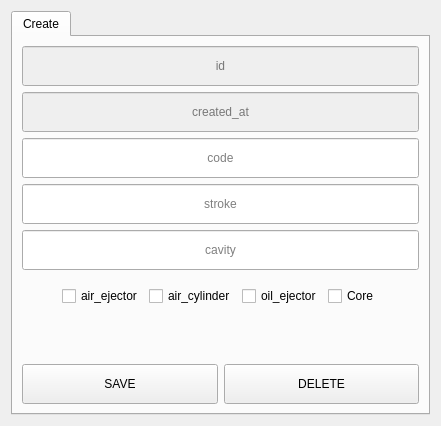
      <widget class="QWidget" name="tab">
       <attribute name="title">
        <string>Molds</string>
       </attribute>
       <layout class="QHBoxLayout" name="horizontalLayout_7">
        <item>
         <widget class="QTabWidget" name="tabWidget_3">
          <property name="currentIndex">
           <number>0</number>
          </property>
          <widget class="QWidget" name="tab_24">
           <attribute name="title">
            <string>Create</string>
           </attribute>
           <layout class="QVBoxLayout" name="verticalLayout_9">
            <item>
             <layout class="QHBoxLayout" name="horizontalLayout_12">
              <property name="spacing">
               <number>6</number>
              </property>
              <item>
               <layout class="QVBoxLayout" name="verticalLayout_12">
                <item>
                 <widget class="QLineEdit" name="lineEdit_4">
                  <property name="enabled">
                   <bool>false</bool>
                  </property>
                  <property name="minimumSize">
                   <size>
                    <width>100</width>
                    <height>40</height>
                   </size>
                  </property>
                  <property name="alignment">
                   <set>Qt::AlignCenter</set>
                  </property>
                  <property name="placeholderText">
                   <string>id</string>
                  </property>
                 </widget>
                </item>
                <item>
                 <widget class="QLineEdit" name="lineEdit_47">
                  <property name="enabled">
                   <bool>false</bool>
                  </property>
                  <property name="minimumSize">
                   <size>
                    <width>100</width>
                    <height>40</height>
                   </size>
                  </property>
                  <property name="alignment">
                   <set>Qt::AlignCenter</set>
                  </property>
                  <property name="placeholderText">
                   <string>created_at</string>
                  </property>
                 </widget>
                </item>
                <item>
                 <widget class="QLineEdit" name="lineEdit_49">
                  <property name="enabled">
                   <bool>true</bool>
                  </property>
                  <property name="minimumSize">
                   <size>
                    <width>100</width>
                    <height>40</height>
                   </size>
                  </property>
                  <property name="alignment">
                   <set>Qt::AlignCenter</set>
                  </property>
                  <property name="placeholderText">
                   <string>code</string>
                  </property>
                 </widget>
                </item>
                <item>
                 <widget class="QLineEdit" name="lineEdit_48">
                  <property name="enabled">
                   <bool>true</bool>
                  </property>
                  <property name="minimumSize">
                   <size>
                    <width>100</width>
                    <height>40</height>
                   </size>
                  </property>
                  <property name="alignment">
                   <set>Qt::AlignCenter</set>
                  </property>
                  <property name="placeholderText">
                   <string>stroke</string>
                  </property>
                 </widget>
                </item>
                <item>
                 <widget class="QLineEdit" name="lineEdit_52">
                  <property name="enabled">
                   <bool>true</bool>
                  </property>
                  <property name="minimumSize">
                   <size>
                    <width>100</width>
                    <height>40</height>
                   </size>
                  </property>
                  <property name="alignment">
                   <set>Qt::AlignCenter</set>
                  </property>
                  <property name="placeholderText">
                   <string>cavity</string>
                  </property>
                 </widget>
                </item>
                <item>
                 <layout class="QHBoxLayout" name="horizontalLayout_20">
                  <item>
                   <spacer name="horizontalSpacer_2">
                    <property name="orientation">
                     <enum>Qt::Horizontal</enum>
                    </property>
                    <property name="sizeHint" stdset="0">
                     <size>
                      <width>40</width>
                      <height>20</height>
                     </size>
                    </property>
                   </spacer>
                  </item>
                  <item>
                   <widget class="QCheckBox" name="checkBox">
                    <property name="minimumSize">
                     <size>
                      <width>0</width>
                      <height>40</height>
                     </size>
                    </property>
                    <property name="text">
                     <string>air_ejector</string>
                    </property>
                   </widget>
                  </item>
                  <item>
                   <widget class="QCheckBox" name="checkBox_2">
                    <property name="text">
                     <string>air_cylinder</string>
                    </property>
                   </widget>
                  </item>
                  <item>
                   <widget class="QCheckBox" name="checkBox_3">
                    <property name="text">
                     <string>oil_ejector</string>
                    </property>
                   </widget>
                  </item>
                  <item>
                   <widget class="QCheckBox" name="checkBox_4">
                    <property name="text">
                     <string>Core</string>
                    </property>
                   </widget>
                  </item>
                  <item>
                   <spacer name="horizontalSpacer_3">
                    <property name="orientation">
                     <enum>Qt::Horizontal</enum>
                    </property>
                    <property name="sizeHint" stdset="0">
                     <size>
                      <width>40</width>
                      <height>20</height>
                     </size>
                    </property>
                   </spacer>
                  </item>
                 </layout>
                </item>
                <item>
                 <spacer name="verticalSpacer">
                  <property name="orientation">
                   <enum>Qt::Vertical</enum>
                  </property>
                  <property name="sizeHint" stdset="0">
                   <size>
                    <width>20</width>
                    <height>40</height>
                   </size>
                  </property>
                 </spacer>
                </item>
               </layout>
              </item>
             </layout>
            </item>
            <item>
             <layout class="QHBoxLayout" name="horizontalLayout_13">
              <property name="spacing">
               <number>6</number>
              </property>
              <property name="sizeConstraint">
               <enum>QLayout::SetDefaultConstraint</enum>
              </property>
              <item>
               <widget class="QPushButton" name="pushButton_2">
                <property name="minimumSize">
                 <size>
                  <width>0</width>
                  <height>40</height>
                 </size>
                </property>
                <property name="text">
                 <string>SAVE</string>
                </property>
               </widget>
              </item>
              <item>
               <widget class="QPushButton" name="pushButton">
                <property name="minimumSize">
                 <size>
                  <width>0</width>
                  <height>40</height>
                 </size>
                </property>
                <property name="text">
                 <string>DELETE</string>
                </property>
               </widget>
              </item>
             </layout>
            </item>
           </layout>
          </widget>
         </widget>
        </item>
       </layout>
      </widget>
